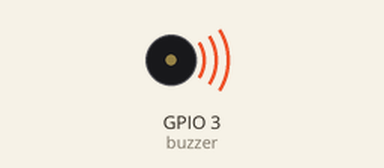
A program run on a simulated ESP32 board running MicroPython. Shown: buzzer (waves = sounding). At 2.3 s the program stops and its outputs stay as they are.

Above: at 0.2 s.
At 1.37 s:
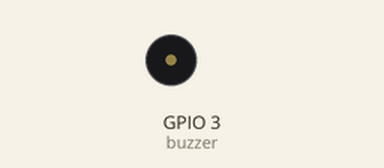
Timing chart, 0 to 3.0 s (numbered marks = the images above):
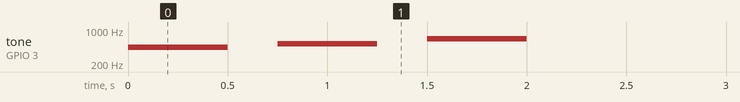

The program:

tester_passive_buzzer.py
```python
from machine import Pin, PWM
import time

# Initialize the passive buzzer
buzzer = PWM(Pin(3), freq=440, duty=512)  # 440 Hz frequency, 50% duty cycle

def play_tone(frequency, duration_ms):
    buzzer.freq(frequency)
    buzzer.duty(512)  # 50% duty cycle to turn on the buzzer
    time.sleep_ms(duration_ms)
    buzzer.duty(0)    # 0% duty cycle to turn off the buzzer

# Play a simple sequence of tones
play_tone(440, 500)  # A4 note
time.sleep_ms(250)
play_tone(523, 500)  # C5 note
time.sleep_ms(250)
play_tone(659, 500)  # E5 note
time.sleep_ms(250)

# Turn off the buzzer
buzzer.deinit()
```

Measured:
- by itself, tone on GPIO 3 (buzzer): plays 440 Hz for 0.50 s, 523 Hz for 0.50 s, 659 Hz for 0.50 s
